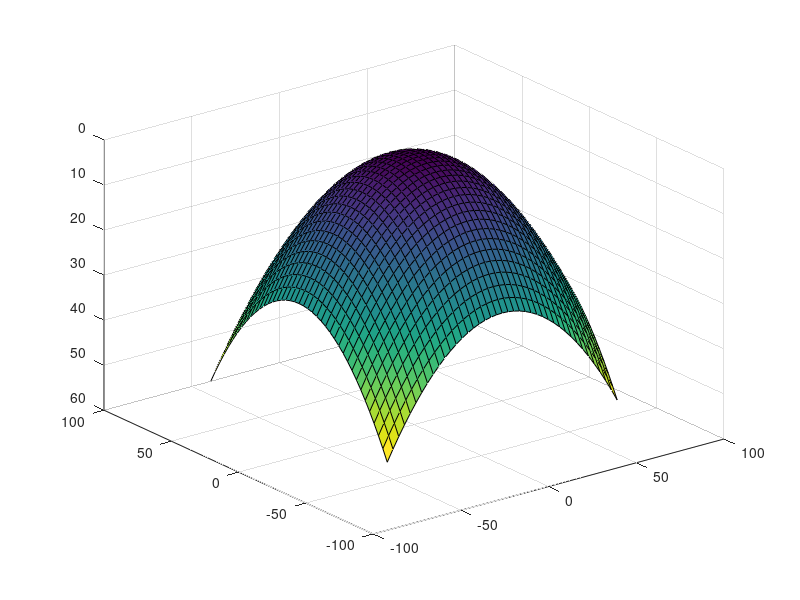
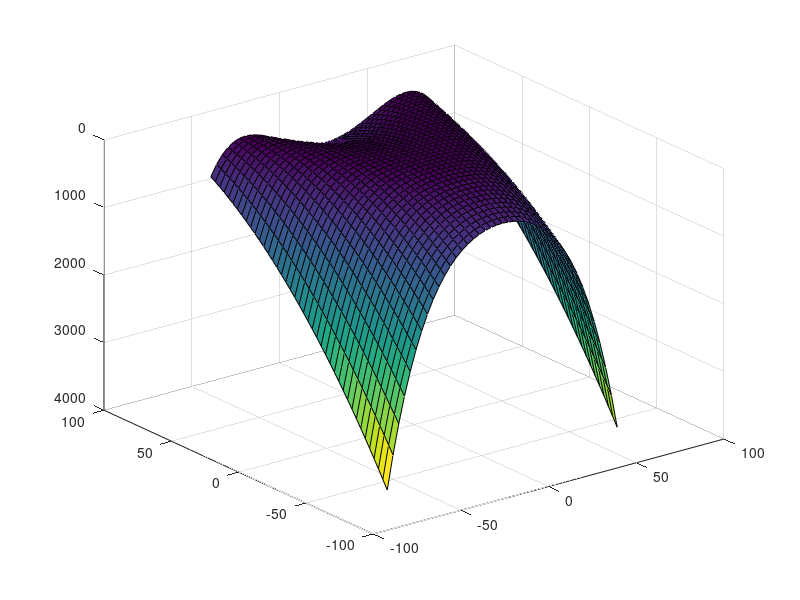
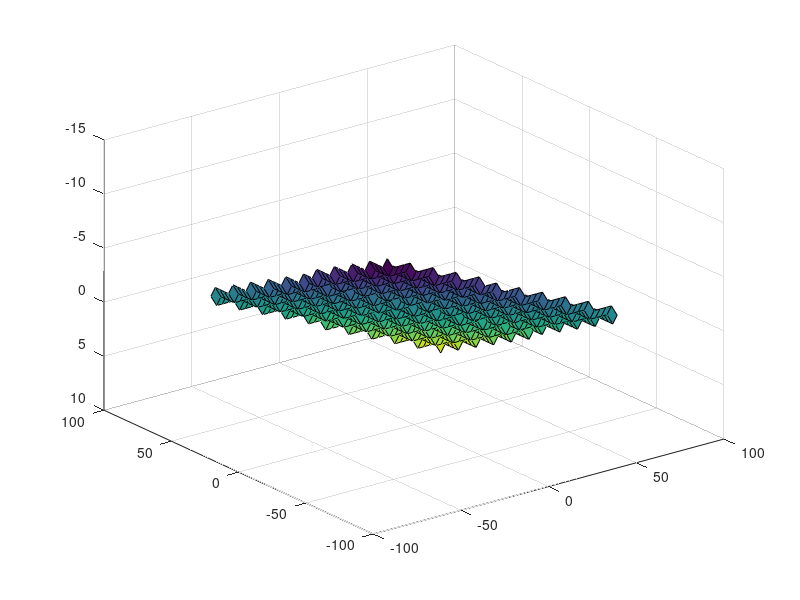
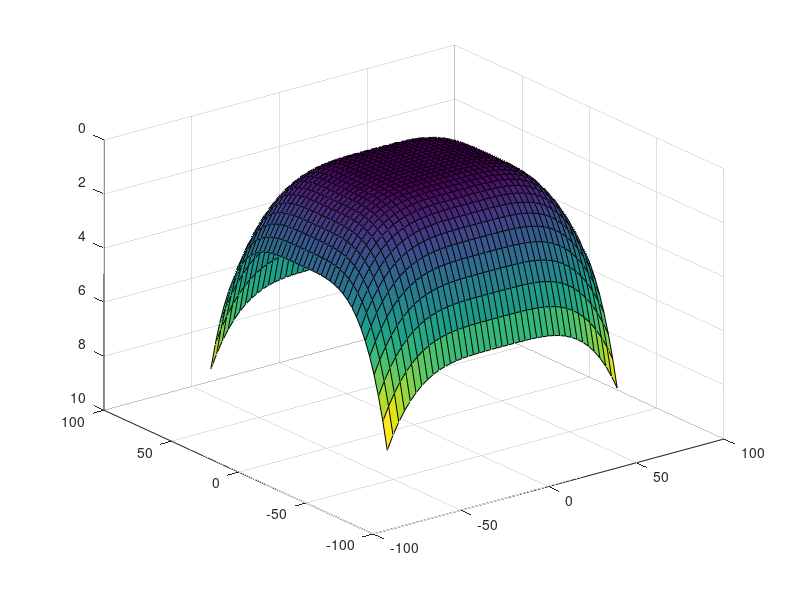

Source code (MATLAB) for these figures, in order:


%set up sampling points
samples =40;

%setup sampling integer
x1int = 0:1:samples;
x2int = 0:1:samples;


%f1
%remap
 x1f1=(-5.12)+((5.12-(-5.12))/(samples)).*(x1int);
 x2f1=(-5.12)+((5.12-(-5.12))/(samples)).*(x2int);
 %setup grid
[x1,x2] = meshgrid(x1f1,x2f1);
%DaJong's function 1
z1= x1.^2 + x2.^2;

%f2
%remap
x1f2=(-2.048)+((2.048-(-2.048))/(samples)).*(x1int);
x2f2=(-2.048)+((2.048-(-2.048))/(samples)).*(x2int);
%setup grid
[x1,x2] = meshgrid(x1f2,x2f2);
%DaJong's function 2
z2= 100*(x1.^2-x2).^2+(1-x1).^2;

%f3
%remap
 x1f3=(-5.12)+((5.12-(-5.12))/(samples)).*(x1int);
 x2f3=(-5.12)+((5.12-(-5.12))/(samples)).*(x2int);
 %setup grid
[x1,x2] = meshgrid(x1f3,x2f3);
%DaJong's function 3
z3= floor(x1)+floor(x2);

%f4
%remap
 x1f4=(-1.28)+((1.28-(-1.28))/(samples)).*(x1int);
 x2f4=(-1.28)+((1.28-(-1.28))/(samples)).*(x2int);
%setup grid
[x1,x2] = meshgrid(x1f4,x2f4);
%DaJong's function 4
z4= (1*x1.^4)+(2*x2.^4)+normpdf(0,1);

%f5
%remap
 x1f5=(-65.536)+((65.536-(-65.536))/(samples)).*(x1int);
 x2f5=(-65.536)+((65.536-(-65.536))/(samples)).*(x2int);
 %setup grid
[x1,x2] = meshgrid(x1f5,x2f5);
%DaJong's function 5
a=[-32 -16 0 16 32 ...
   -32 -16 0 16 32 ...
   -32 -16 0 16 32 ...
   -32 -16 0 16 32 ...
   -32 -16 0 16 32; ...
   -32 -32 -32 -32 -32 ...
   -16 -16 -16 -16 -16 ...
   0 0 0 0 0 ... 
   16 16 16 16 16 ...
   32 32 32 32 32 ...
   ];
%setup initial variable for cumulation
x1i = 0;
x2i = 0;
sum0  = 0;
for i=1:25    
x1i=(x1-a(1,i)).^6;
x2i=(x2-a(2,i)).^6;
sum0=sum0+1./(i+x1i+x2i);
end
z5= (0.002+sum0).^-1;



%Plotting

figure(1)
surf(x1,x2,z1);
set(gca, 'ZDir','reverse')


figure(2)
surf(x1,x2,z2);
set(gca, 'ZDir','reverse')

figure(3)
surf(x1,x2,z3);
set(gca, 'ZDir','reverse')

figure(4)
surf(x1,x2,z4);
set(gca, 'ZDir','reverse')


figure(5)
surf(x1,x2,z5);
set(gca, 'ZDir','reverse')


